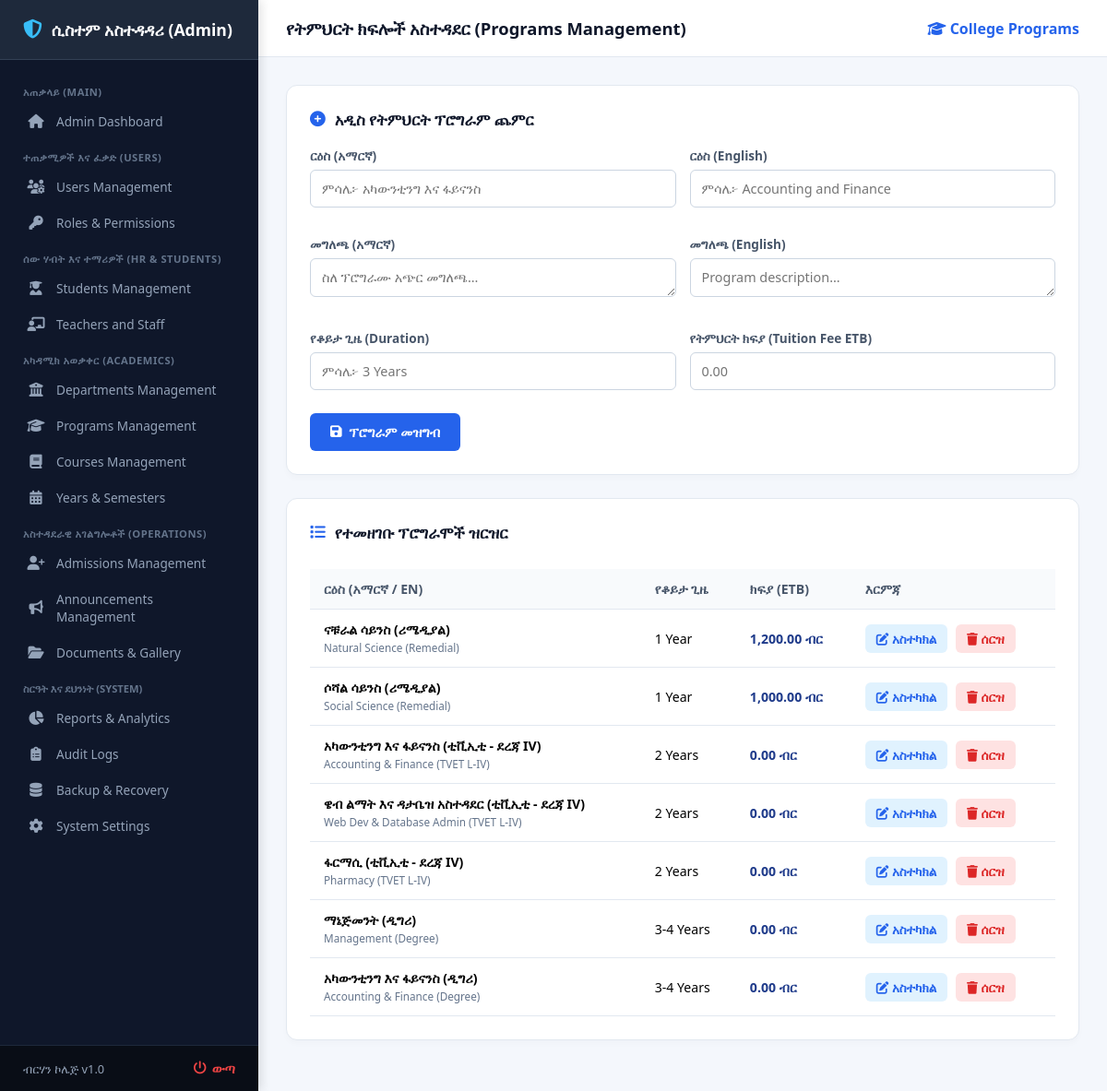
The page /admin/programs.php (signed in) on the database its author committed.
### tables this page shows
CREATE TABLE `programs` (
  `id` int(11) NOT NULL,
  `title_am` varchar(150) NOT NULL,
  `title_en` varchar(150) NOT NULL,
  `category` varchar(50) NOT NULL,
  `slug` varchar(100) NOT NULL,
  `description_am` text DEFAULT NULL,
  `duration` varchar(50) NOT NULL,
  `created_at` timestamp NOT NULL DEFAULT current_timestamp(),
  `tuition_fee` decimal(10,2) DEFAULT 0.00,
  `description_en` text DEFAULT NULL
);

### admin/programs.php (the view, shortened to what this page needs)
<?php
require_once '../config/config.php';
$programs = [];
try {
    $programs = $pdo->query("SELECT * FROM programs ORDER BY id DESC")->fetchAll(PDO::FETCH_ASSOC);
} catch (Exception $e) {}
?>
<!DOCTYPE html>
<html lang="am">
<head>
    <link rel="stylesheet" href="https://cdnjs.cloudflare.com/ajax/libs/font-awesome/6.4.0/css/all.min.css">
</head>
<body>
    <?php include 'sidebar.php'; ?>
    <div class="main-container">
        <div class="topbar">
            <h3>የትምህርት ክፍሎች አስተዳደር (Programs Management)</h3>
            <span style="font-weight: 600; color: #2563eb;"><i class="fa-solid fa-graduation-cap"></i> College Programs</span>
        </div>
        <div class="content-body">
            <div class="card">
                <h3><i class="fa-solid fa-plus-circle"></i> አዲስ የትምህርት ፕሮግራም ጨምር</h3>
                <form method="POST">
                    <div style="display: grid; grid-template-columns: repeat(auto-fit, minmax(280px, 1fr)); gap: 15px;">
                        <div>
                            <label>ርዕስ (አማርኛ)</label>
                            <input type="text" name="title_am" required placeholder="ምሳሌ፦ አካውንቲንግ እና ፋይናንስ">
                        </div>
                        <div>
                            <label>ርዕስ (English)</label>
                            <input type="text" name="title_en" placeholder="ምሳሌ፦ Accounting and Finance">
                        </div>
                        <div>
                            <label>መግለጫ (አማርኛ)</label>
                            <textarea name="description_am" placeholder="ስለ ፕሮግራሙ አጭር መግለጫ..." style="height: 42px;"></textarea>
                        </div>
                        <div>
                            <label>መግለጫ (English)</label>
                            <textarea name="description_en" placeholder="Program description..." style="height: 42px;"></textarea>
                        </div>
                        <div>
                            <label>የቆይታ ጊዜ (Duration)</label>
                            <input type="text" name="duration" placeholder="ምሳሌ፦ 3 Years">
                        </div>
                        <div>
                            <label>የትምህርት ክፍያ (Tuition Fee ETB)</label>
                            <input type="number" step="0.01" name="tuition_fee" placeholder="0.00">
                        </div>
                    </div>
                    <button type="submit" name="add_program" style="margin-top: 10px;"><i class="fa-solid fa-floppy-disk"></i> ፕሮግራም መዝግብ</button>
                </form>
            </div>
            <div class="card">
                <h3><i class="fa-solid fa-list"></i> የተመዘገቡ ፕሮግራሞች ዝርዝር</h3>
                <div style="overflow-x: auto;">
                    <table>
                        <thead>
                            <tr>
                                <th>ርዕስ (አማርኛ / EN)</th>
                                <th>የቆይታ ጊዜ</th>
                                <th>ክፍያ (ETB)</th>
                                <th>እርምጃ</th>
                            </tr>
                        </thead>
                        <tbody>
                            <?php if (empty($programs)): ?>
                                <tr><td colspan="4" style="text-align: center; padding: 25px; color: #64748b;">ምንም ፕሮግራም አልተገኘም።</td></tr>
                            <?php else: ?>
                                <?php foreach ($programs as $p): ?>
                                    <tr>
                                        <td>
                                            <strong><?php echo htmlspecialchars($p['title_am'] ?? ($p['title'] ?? '')); ?></strong><br>
                                            <small style="color: #64748b;"><?php echo htmlspecialchars($p['title_en'] ?? ''); ?></small>
                                        </td>
                                        <td><?php echo htmlspecialchars($p['duration'] ?? ''); ?></td>
                                        <td style="color: #1e3a8a; font-weight: 600;"><?php echo number_format($p['tuition_fee'] ?? 0, 2); ?> ብር</td>
                                        <td>
                                            <a href="edit-program.php?id=<?php echo $p['id']; ?>" class="btn-edit"><i class="fa-solid fa-pen-to-square"></i> አስተካክል</a>
                                            <a href="programs.php?delete=<?php echo $p['id']; ?>" class="btn-delete" onclick="return confirm('ይህንን ፕሮግራም መሰረዝ እርግጠኛ ኖት?')"><i class="fa-solid fa-trash"></i> ሰርዝ</a>
                                        </td>
                                    </tr>
                                <?php endforeach; ?>
                            <?php endif; ?>
                        </tbody>
                    </table>
                </div>
            </div>
        </div>
    </div>
</body>
</html>

### admin/programs.php (style rules this page uses)
* { box-sizing: border-box; margin: 0; padding: 0; font-family: 'Segoe UI', Tahoma, Geneva, Verdana, sans-serif; }
body { background-color: #f4f7fc; display: flex; height: 100vh; overflow: hidden; }
.main-container { flex: 1; display: flex; flex-direction: column; margin-left: 280px; overflow: hidden; width: calc(100% - 280px); }
.topbar { background: #fff; padding: 18px 30px; display: flex; justify-content: space-between; align-items: center; border-bottom: 1px solid #e2e8f0; }
.topbar h3 { font-size: 1.15rem; color: #0f172a; font-weight: 700; }
.content-body { padding: 30px; overflow-y: auto; flex: 1; }
.card { background: #fff; padding: 25px; border-radius: 12px; border: 1px solid #e2e8f0; margin-bottom: 25px; box-shadow: 0 4px 6px rgba(0,0,0,0.02); }
.card h3 { color: #0f172a; margin-bottom: 18px; font-size: 1.05rem; display: flex; align-items: center; gap: 10px; }
.card h3 i { color: #2563eb; }
label { font-size: 0.85rem; font-weight: 600; color: #475569; display: block; margin-bottom: 4px; }
input, select, textarea { width: 100%; padding: 10px 12px; margin-top: 2px; margin-bottom: 15px; border: 1px solid #cbd5e1; border-radius: 6px; font-size: 0.9rem; outline: none; }
button[type="submit"] { background: #2563eb; color: #fff; border: none; padding: 11px 22px; border-radius: 6px; cursor: pointer; font-weight: 600; font-size: 0.9rem; display: inline-flex; align-items: center; gap: 8px; transition: background 0.2s; }
table { width: 100%; border-collapse: collapse; margin-top: 10px; white-space: nowrap; }
th, td { padding: 12px 15px; border-bottom: 1px solid #e2e8f0; text-align: left; font-size: 0.88rem; }
th { background: #f8fafc; color: #475569; font-weight: 600; }
.btn-delete { color: #dc2626; text-decoration: none; font-weight: 600; font-size: 0.85rem; background: #fee2e2; padding: 6px 12px; border-radius: 6px; display: inline-block; }
.btn-edit { color: #2563eb; text-decoration: none; font-weight: 600; font-size: 0.85rem; background: #e0f2fe; padding: 6px 12px; border-radius: 6px; display: inline-block; margin-right: 5px; }

### rows shown on the page
programs: title_am "ናቹራል ሳይንስ (ሪሜዲያል)", title_en "Natural Science (Remedial)", duration "1 Year", tuition_fee "1,200.00"
programs: title_am "ሶሻል ሳይንስ (ሪሜዲያል)", title_en "Social Science (Remedial)", duration "1 Year", tuition_fee "1,000.00"
programs: title_am "አካውንቲንግ እና ፋይናንስ (ቲቪኢቲ - ደረጃ IV)", title_en "Accounting & Finance (TVET L-IV)", duration "2 Years", tuition_fee "0.00"
programs: title_am "ዌብ ልማት እና ዳታቤዝ አስተዳደር (ቲቪኢቲ - ደረጃ IV)", title_en "Web Dev & Database Admin (TVET L-IV)", duration "2 Years", tuition_fee "0.00"
programs: title_am "ፋርማሲ (ቲቪኢቲ - ደረጃ IV)", title_en "Pharmacy (TVET L-IV)", duration "2 Years", tuition_fee "0.00"
programs: title_am "ማኔጅመንት (ዲግሪ)", title_en "Management (Degree)", duration "3-4 Years", tuition_fee "0.00"
programs: title_am "አካውንቲንግ እና ፋይናንስ (ዲግሪ)", title_en "Accounting & Finance (Degree)", duration "3-4 Years", tuition_fee "0.00"
